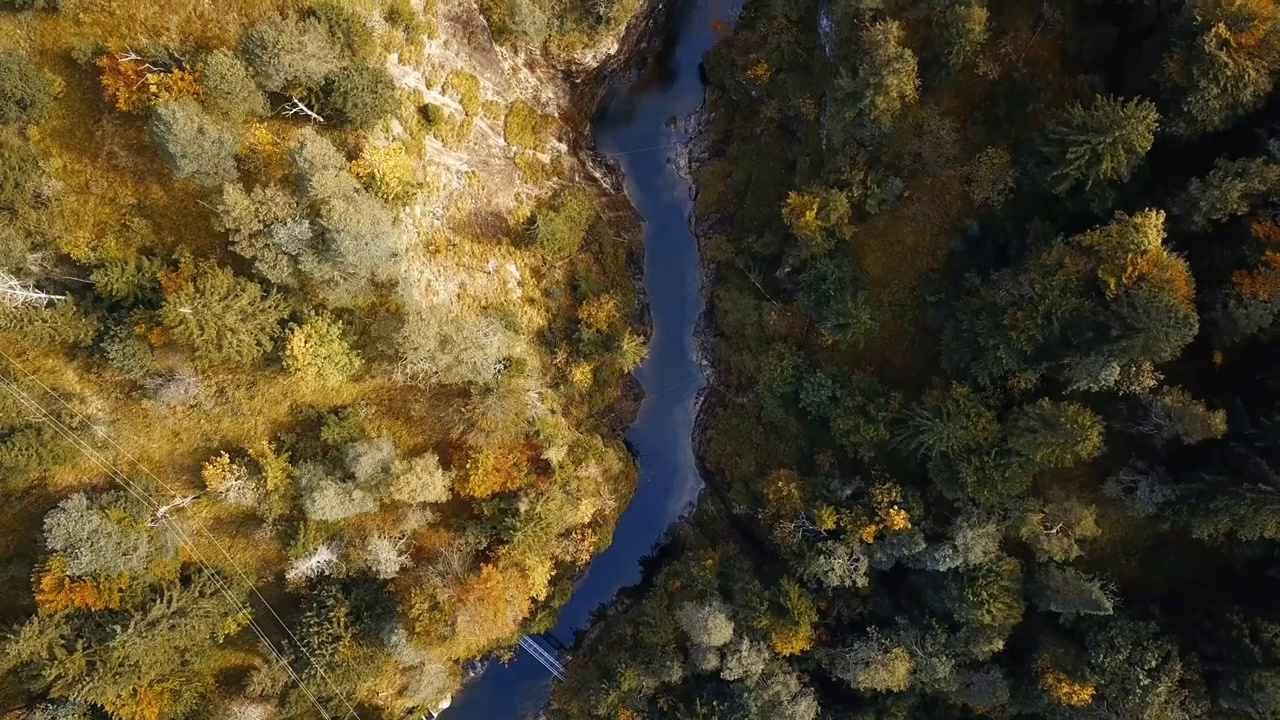
#> input picture stitching_test/image1.jpg, 1280 x 720 px
$ python flan_matcher.py
#> lines starting #> are read from the running program, lines starting #| are printed output that depends on the picture
import cv2

# Load the images
image1 = cv2.imread('image1.jpg', cv2.IMREAD_GRAYSCALE)
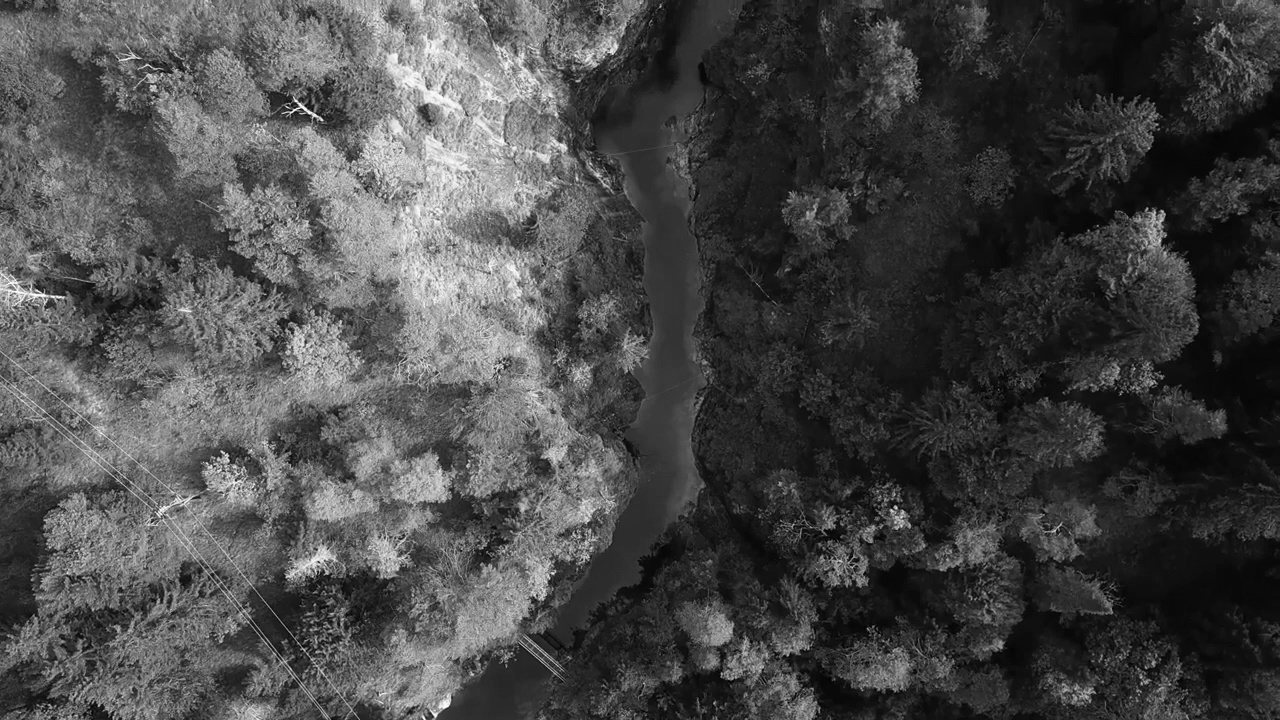
#> image1: shape (720, 1280); min 0, max 255, mean 72.2
image2 = cv2.imread('image2.jpg', cv2.IMREAD_GRAYSCALE)
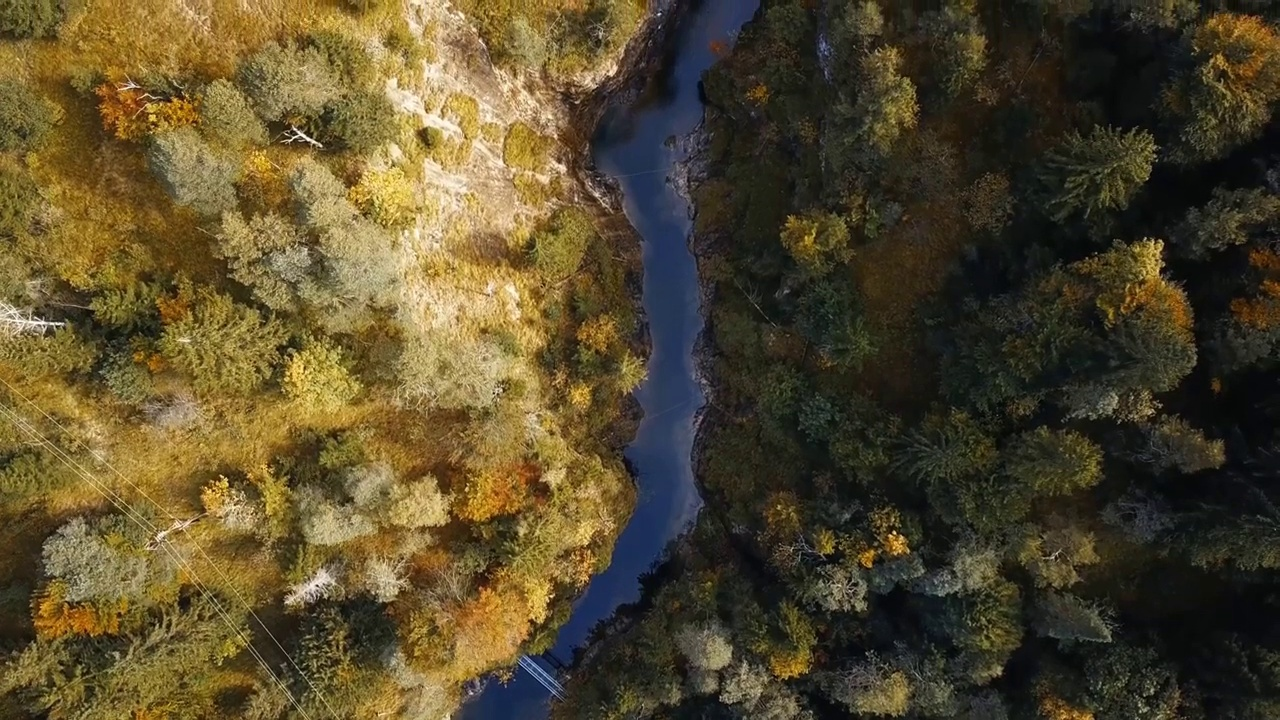
#> input picture stitching_test/image2.jpg, 1280 x 720 px
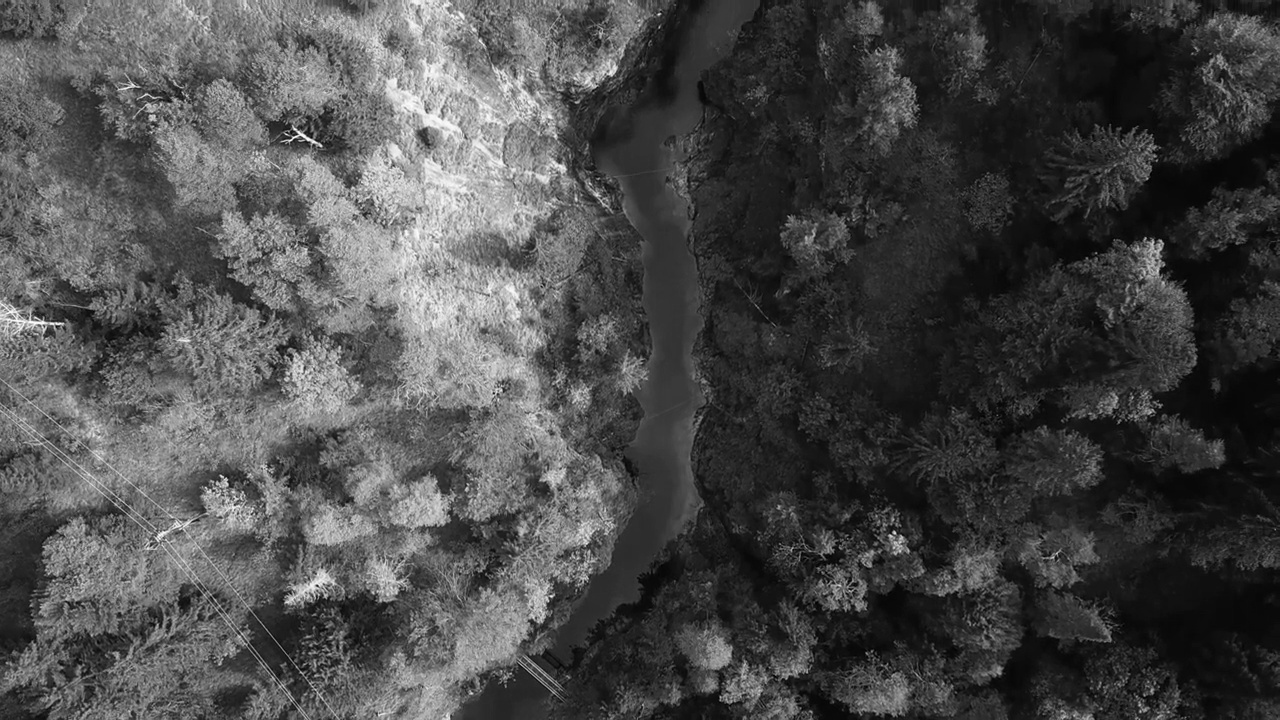
#> image2: shape (720, 1280); min 0, max 255, mean 73.8

# Initialize the feature detector and extractor (e.g., SIFT)
sift = cv2.SIFT_create()

# Detect keypoints and compute descriptors for both images
keypoints1, descriptors1 = sift.detectAndCompute(image1, None)
#> keypoints1 = 9272 keypoints; strongest (x, y, size): (294, 110, 1.8), (309, 112, 2.6), (322, 120, 1.9), (896, 507, 2.4)
keypoints2, descriptors2 = sift.detectAndCompute(image2, None)
#> keypoints2 = 10264 keypoints; strongest (x, y, size): (894, 532, 2.3), (308, 139, 2.6), (659, 14, 1.9), (321, 145, 2)

# Initialize the feature matcher using brute-force matching
bf = cv2.BFMatcher(cv2.NORM_L2, crossCheck=True)

# Match the descriptors using brute-force matching
matches_bf = bf.match(descriptors1, descriptors2)
#> matches_bf = 5359 matches

# Sort the matches by distance (lower is better)
matches_bf = sorted(matches_bf, key=lambda x: x.distance)

# Draw the top N matches
num_matches = 50
image_matches_bf = cv2.drawMatches(image1, keypoints1, image2, keypoints2, matches_bf[:num_matches], None)
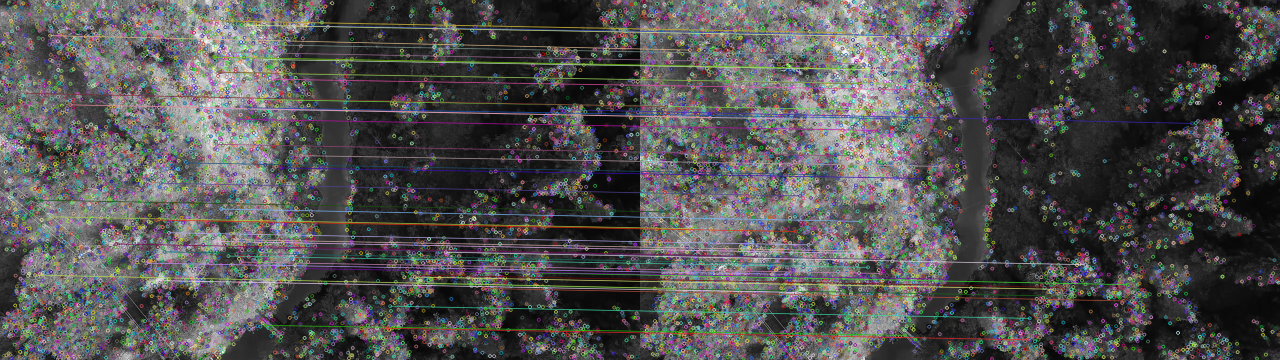
#> image_matches_bf: shape (720, 2560, 3) (shown at 1/2 size); mean of channels 0, 1, 2 80.6, 80.6, 81.3; drawn as B, G, R

# Initialize the feature matcher using FLANN matching
index_params = dict(algorithm=0, trees=5)
search_params = dict(checks=50)
flann = cv2.FlannBasedMatcher(index_params, search_params)

# Match the descriptors using FLANN matching
matches_flann = flann.match(descriptors1, descriptors2)
#> matches_flann = 9272 matches

# Sort the matches by distance (lower is better)
matches_flann = sorted(matches_flann, key=lambda x: x.distance)

# Draw the top N matches
image_matches_flann = cv2.drawMatches(image1, keypoints1, image2, keypoints2, matches_flann[:num_matches], None)
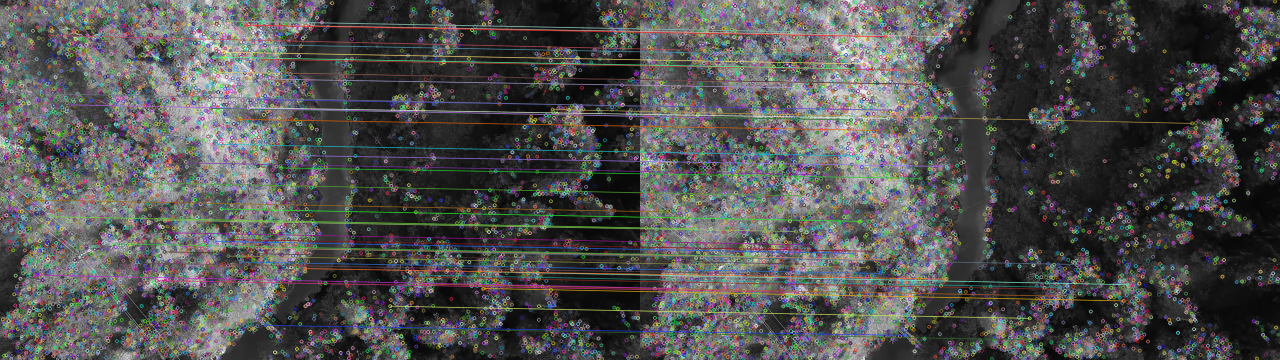
#> image_matches_flann: shape (720, 2560, 3) (shown at 1/2 size); mean of channels 0, 1, 2 79.9, 80.6, 80.7; drawn as B, G, R

# Display the images with matches
cv2.imshow('Brute-Force Matching', image_matches_bf)
cv2.imshow('FLANN Matching', image_matches_flann)
cv2.imwrite("BRUTE_FORCE_MATCHED.jpg", image_matches_bf)
cv2.imwrite("FLANN_MATCHED.jpg", image_matches_flann)
cv2.waitKey(0)
cv2.destroyAllWindows()
